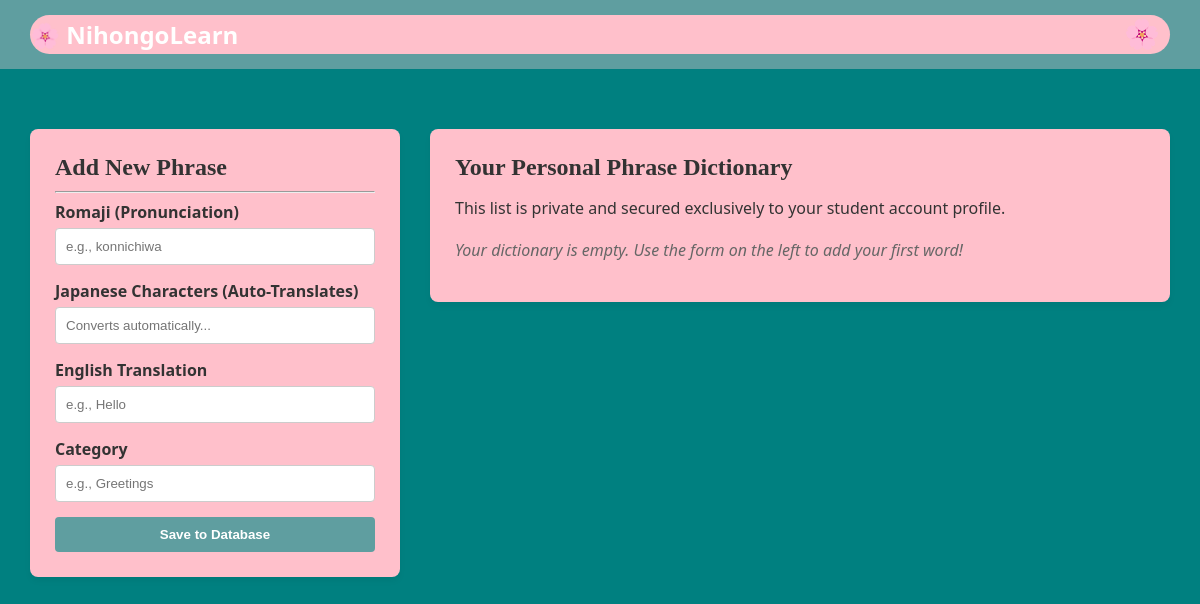
The page /dashboard (signed in) on the database as committed earlier.
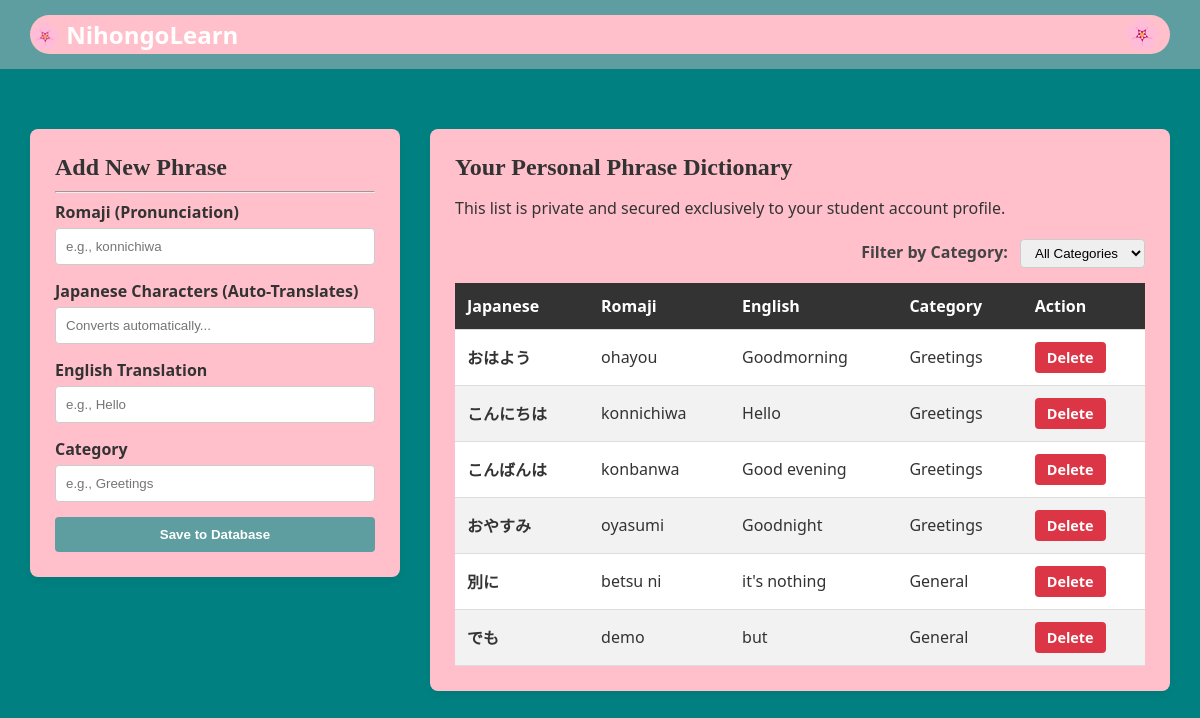
The same page on the database as committed later.
### tables this page shows
CREATE TABLE phrases (
            id INTEGER PRIMARY KEY AUTOINCREMENT,
            user_id INTEGER,
            japanese TEXT,
            romaji TEXT,
            english TEXT,
            category TEXT
        );

### main.py (the view)
@app.route('/dashboard')
def dashboard():
    if 'user' not in session:
        flash('Please log in first!', 'danger')
        return redirect(url_for('login_page'))
    conn = sqlite3.connect('database.db')
    cursor = conn.cursor()
    cursor.execute('SELECT id FROM users WHERE username = ?', (session['user'],))
    user_row = cursor.fetchone()
    all_phrases = []
    if user_row:
        user_id = user_row[0]
        cursor.execute('SELECT * FROM phrases WHERE user_id = ?', (user_id,))
        all_phrases = cursor.fetchall()
    conn.close()
    return render_template('dashboard.html', phrases=all_phrases)

### templates/dashboard.html (shortened to what this page needs)
{% extends 'base.html' %}
{% block content %}
<div class="main-layout">
    <div class="sidebar-column">
        <div class="card">
            <h2>Add New Phrase</h2>
            <hr>
            <form action="{{ url_for('add_phrase') }}" method="POST" autocomplete="off">
                <div class="form-group">
                    <label>Romaji (Pronunciation)</label>
                    <input type="text" id="romaji-input" name="romaji" class="form-control" placeholder="e.g., konnichiwa" autocomplete="off" oninput="liveTranslate()" required>
                </div>
                <div class="form-group">
                    <label>Japanese Characters (Auto-Translates)</label>
                    <input type="text" id="jp-input" name="japanese" class="form-control" placeholder="Converts automatically..." autocomplete="off" required>
                </div>
                <div class="form-group">
                    <label>English Translation</label>
                    <input type="text" name="english" class="form-control" placeholder="e.g., Hello" autocomplete="off" required>
                </div>
                <div class="form-group">
                    <label>Category</label>
                    <input type="text" name="category" class="form-control" placeholder="e.g., Greetings" autocomplete="off" required>
                </div>
                <button type="submit" class="btn btn-success">Save to Database</button>
            </form>
        </div>
    </div>
    <div class="content-column">
        <div class="card">
            <h2>Your Personal Phrase Dictionary</h2>
            <p>This list is private and secured exclusively to your student account profile.</p>
            {% if not phrases %}
                <p style="color: #666; font-style: italic; margin-top: 20px;">Your dictionary is empty. Use the form on the left to add your first word!</p>
            {% else %}
                <div class="filter-container" style="margin: 20px 0 15px 0; text-align: right;">
                    <label for="categoryFilter" style="font-weight: bold; margin-right: 8px; color: #444;">Filter by Category:</label>
                    <select id="categoryFilter" class="form-control" style="display: inline-block; width: auto; padding: 5px 10px; border-radius: 4px;" onchange="filterByCategory()">
                        <option value="all">All Categories</option>
                    </select>
                </div>
                <table class="data-table">
                    <thead>
                        <tr>
                            <th>Japanese</th>
                            <th>Romaji</th>
                            <th>English</th>
                            <th>Category</th>
                            <th>Action</th>
                        </tr>
                    </thead>
                    <tbody id="phraseTableBody">
                        {% for phrase in phrases %}
                        <tr data-category="{{ phrase[5] }}">
                            <td><strong>{{ phrase[2] }}</strong></td>
                            <td>{{ phrase[3] }}</td>
                            <td>{{ phrase[4] }}</td>
                            <td><span class="category-tag row-category-text">{{ phrase[5] }}</span></td>
                            <td>
                                <a href="{{ url_for('delete_phrase', phrase_id=phrase[0]) }}" class="btn btn-danger" onclick="return confirm('Are you sure you want to delete this phrase?');">Delete</a>
                            </td>
                        </tr>
                        {% endfor %}
                    </tbody>
                </table>
            {% endif %}
        </div>
    </div>
</div>
{% endblock %}

### templates/base.html (shortened to what this page needs)
<!DOCTYPE html>
<html lang="en">
<head>
    <link rel="stylesheet" href="{{ url_for('static', filename='style.css') }}">
</head>
<body>
    <header class="header-banner">
        <div class="header-container">
            <span class="brand-title">🌸 NihongoLearn</span>
            <div class="menu-dropdown">
                <button class="menu-trigger-btn" aria-label="Open Navigation">🌸</button>
            </div>
        </div>
    </header>
    <div class="container">
    </div>
    <main class="container">
        {% block content %}
        {% endblock %}
    </main>
</body>
</html>

### static/style.css (style rules this page uses)
body { font-family: 'Segoe UI', Tahoma, Geneva, Verdana, sans-serif; background-color: teal; color: #333; margin: 0; padding: 0; }
.container { max-width: 1140px; margin: 0 auto; padding: 20px; }
.main-layout { display: flex; flex-direction: column; gap: 30px; }
@media (min-width: 768px) { .main-layout { flex-direction: row; } }
@media (min-width: 768px) { .content-column { flex: 2; } }
@media (min-width: 768px) { .sidebar-column { flex: 1; } }
.header-banner { background-color: cadetblue; color: white; padding: 15px; }
.header-container { max-width: 1140px; margin: 0 auto; display: flex; justify-content: space-between; align-items: center; background-color: pink; border-radius: 20px; }
.brand-title { font-size: 1.5rem; font-weight: bold; margin: 0; }
.menu-dropdown { position: relative; display: inline-block; }
.menu-trigger-btn { background: none; border: none; font-size: 1.8rem; cursor: pointer; padding: 5px 10px; line-height: 1; display: inline-block; transition: transform 0.6s ease-in-out; }
div.card { background: pink; padding: 25px; border-radius: 8px; box-shadow: 0 4px 6px rgba(0,0,0,0.05); margin-bottom: 20px; }
h2 { font-size: 1.5rem; font-family: papyrus, fantasy; margin-top: 0; margin-bottom: 10px; }
.form-group { margin-bottom: 15px; }
.form-group label { display: block; margin-bottom: 5px; font-weight: bold; }
.form-control { width: 100%; padding: 10px; border: 1px solid #ccc; border-radius: 4px; box-sizing: border-box; }
.btn { display: inline-block; width: 100%; padding: 10px; border: none; border-radius: 4px; font-weight: bold; cursor: pointer; text-align: center; text-decoration: none; box-sizing: border-box; }
.btn-success { background-color: cadetblue; color: white; }
.btn-danger { background-color: #dc3545; color: white; padding: 6px 12px; border-radius: 4px; font-size: 0.9rem; display: inline-block; width: auto; }
.data-table { width: 100%; border-collapse: collapse; margin-top: 15px; background: #ffffff; }
.data-table th, .data-table td { padding: 12px; text-align: left; border-bottom: 1px solid #ddd; }
.data-table th { background-color: #333; color: white; }
.data-table tr:nth-child(even) { background-color: #f2f2f2; }

Rows that differ between the two databases and show on the page:
added phrases: japanese "おはよう", romaji "ohayou", english "Goodmorning", category "Greetings"
added phrases: japanese "こんにちは", romaji "konnichiwa", english "Hello", category "Greetings"
added phrases: japanese "こんばんは", romaji "konbanwa", english "Good evening", category "Greetings"
added phrases: japanese "おやすみ", romaji "oyasumi", english "Goodnight", category "Greetings"
added phrases: japanese "別に", romaji "betsu ni", english "it's nothing", category "General"
added phrases: japanese "でも", romaji "demo", english "but", category "General"
Other text that changed with them:
form field value: (not shown) → "All Categories"
text no longer shown: "Your dictionary is empty. Use the form on the left to add your first word!"
text now shown: "Filter by Category: Japanese Romaji English Category Action"
